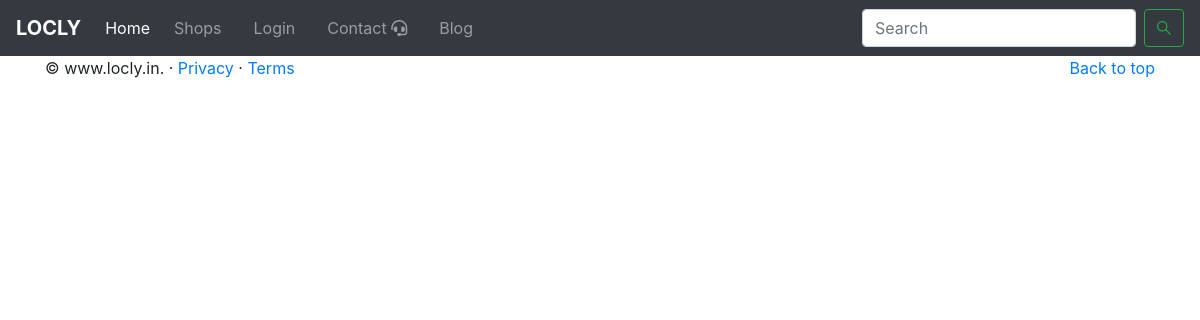
Before: /blog/0 with the older database file.
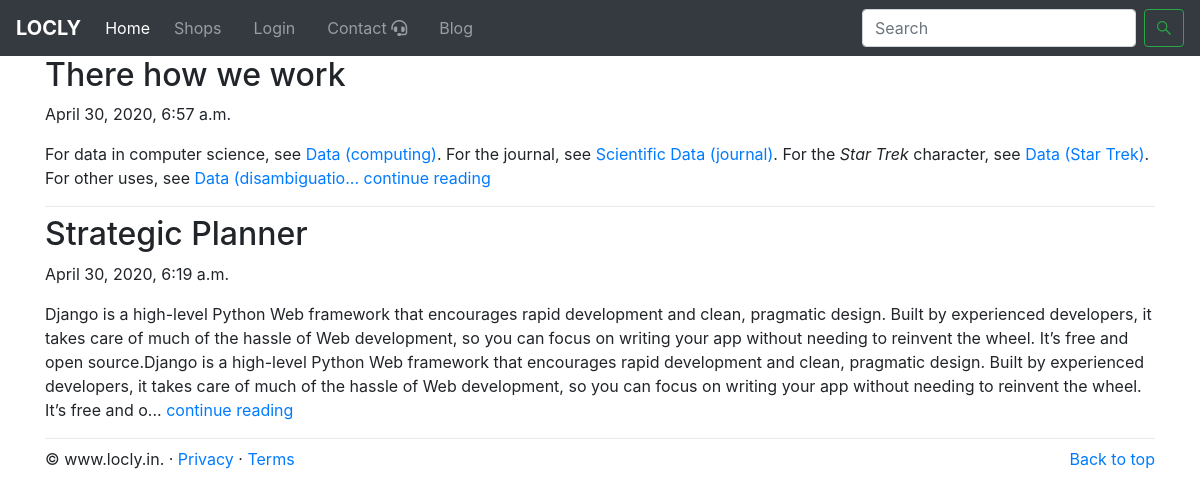
After: the same page with the newer database file.
### MyApp/models.py (models this page shows, shortened)
class myblog(models.Model):
    title=models.CharField(max_length=30)
    date=models.DateTimeField(auto_now_add=True)
    content=RichTextUploadingField()

### MyApp/views.py (the view)
# urls.py: path('blog/<int:id>', views.blog_home ,name='blog'),
def blog_home(request,id):
    if id==0:
        post=myblog.objects.all()
        param={'blog':post}
        return render(request,'blog_home.html',param)
    else:
        post=myblog.objects.filter(id=id)
        param={'blog':post}
        return render(request,'blog_full.html',param)

### templates/blog_home.html (shortened to what this page needs)
{% extends 'base.html' %}
{% block body %}
<div class="container">
{% for i in blog reversed %}
<div class="blog-post">
    <h2 class="blog-post-title">{{i.title}}</h2>
    <p class="blog-post-meta">{{i.date}}</p>
    {{i.content|slice:":600" |safe}}... <a href="/blog/{{i.id}}">continue reading</a>
  </div>
  <div class="dropdown-divider"></div>
{% endfor %}
</div>
{% endblock body %}

Changed rows visible on the page:
added myblog: title "There how we work", date "April 30, 2020, 6:57 a.m.", content "For data in computer science, see Data (computing) . For the journal, see Scientific Data (journal) . For the Star Trek character, see Data (Star Trek) . For other uses, see Data (disambiguatio"
added myblog: title "Strategic Planner", date "April 30, 2020, 6:19 a.m.", content "Django is a high-level Python Web framework that encourages rapid development and clean, pragmatic design. Built by experienced developers, it takes care of much of the hassle of Web development, so you can focus on writing your app without needing to reinvent the wheel. It’s free and open source.Django is a high-level Python Web framework that encourages rapid development and clean, pragmatic design. Built by experienced developers, it takes care of much of the hassle of Web development, so you can focus on writing your app without needing to reinvent the wheel. It’s free and o"
